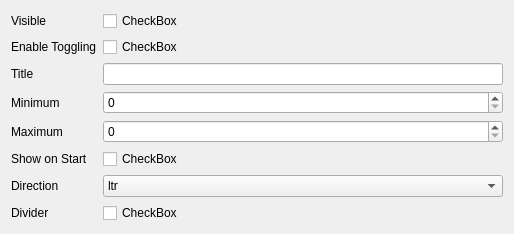
             <widget class="QWidget" name="page_6">
              <property name="geometry">
               <rect>
                <x>0</x>
                <y>0</y>
                <width>514</width>
                <height>208</height>
               </rect>
              </property>
              <attribute name="label">
               <string>Panel2</string>
              </attribute>
              <layout class="QFormLayout" name="formLayout_5">
               <item row="0" column="0">
                <widget class="QLabel" name="label_45">
                 <property name="text">
                  <string>Visible</string>
                 </property>
                </widget>
               </item>
               <item row="0" column="1">
                <widget class="AnimatedCheck" name="builder__panel2__visible">
                 <property name="text">
                  <string>CheckBox</string>
                 </property>
                </widget>
               </item>
               <item row="1" column="0">
                <widget class="QLabel" name="label_42">
                 <property name="text">
                  <string>Enable Toggling</string>
                 </property>
                </widget>
               </item>
               <item row="1" column="1">
                <widget class="AnimatedCheck" name="builder__panel2__toggle">
                 <property name="text">
                  <string>CheckBox</string>
                 </property>
                </widget>
               </item>
               <item row="2" column="0">
                <widget class="QLabel" name="label_44">
                 <property name="text">
                  <string>Title</string>
                 </property>
                </widget>
               </item>
               <item row="2" column="1">
                <widget class="QLineEdit" name="builder__panel2__title"/>
               </item>
               <item row="3" column="0">
                <widget class="QLabel" name="label_46">
                 <property name="text">
                  <string>Minimum</string>
                 </property>
                </widget>
               </item>
               <item row="3" column="1">
                <widget class="QSpinBox" name="builder__panel2__minimum"/>
               </item>
               <item row="4" column="0">
                <widget class="QLabel" name="label_41">
                 <property name="text">
                  <string>Maximum</string>
                 </property>
                </widget>
               </item>
               <item row="4" column="1">
                <widget class="QSpinBox" name="builder__panel2__maximum"/>
               </item>
               <item row="5" column="0">
                <widget class="QLabel" name="label_40">
                 <property name="text">
                  <string>Show on Start</string>
                 </property>
                </widget>
               </item>
               <item row="5" column="1">
                <widget class="AnimatedCheck" name="builder__panel2__show_onstart">
                 <property name="text">
                  <string>CheckBox</string>
                 </property>
                </widget>
               </item>
               <item row="6" column="0">
                <widget class="QLabel" name="label_43">
                 <property name="text">
                  <string>Direction</string>
                 </property>
                </widget>
               </item>
               <item row="6" column="1">
                <widget class="QComboBox" name="builder__panel2__direction">
                 <item>
                  <property name="text">
                   <string>ltr</string>
                  </property>
                 </item>
                 <item>
                  <property name="text">
                   <string>rtl</string>
                  </property>
                 </item>
                </widget>
               </item>
               <item row="7" column="0">
                <widget class="QLabel" name="label_36">
                 <property name="text">
                  <string>Divider</string>
                 </property>
                </widget>
               </item>
               <item row="7" column="1">
                <widget class="AnimatedCheck" name="builder__panel2__divider">
                 <property name="text">
                  <string>CheckBox</string>
                 </property>
                </widget>
               </item>
              </layout>
             </widget>
